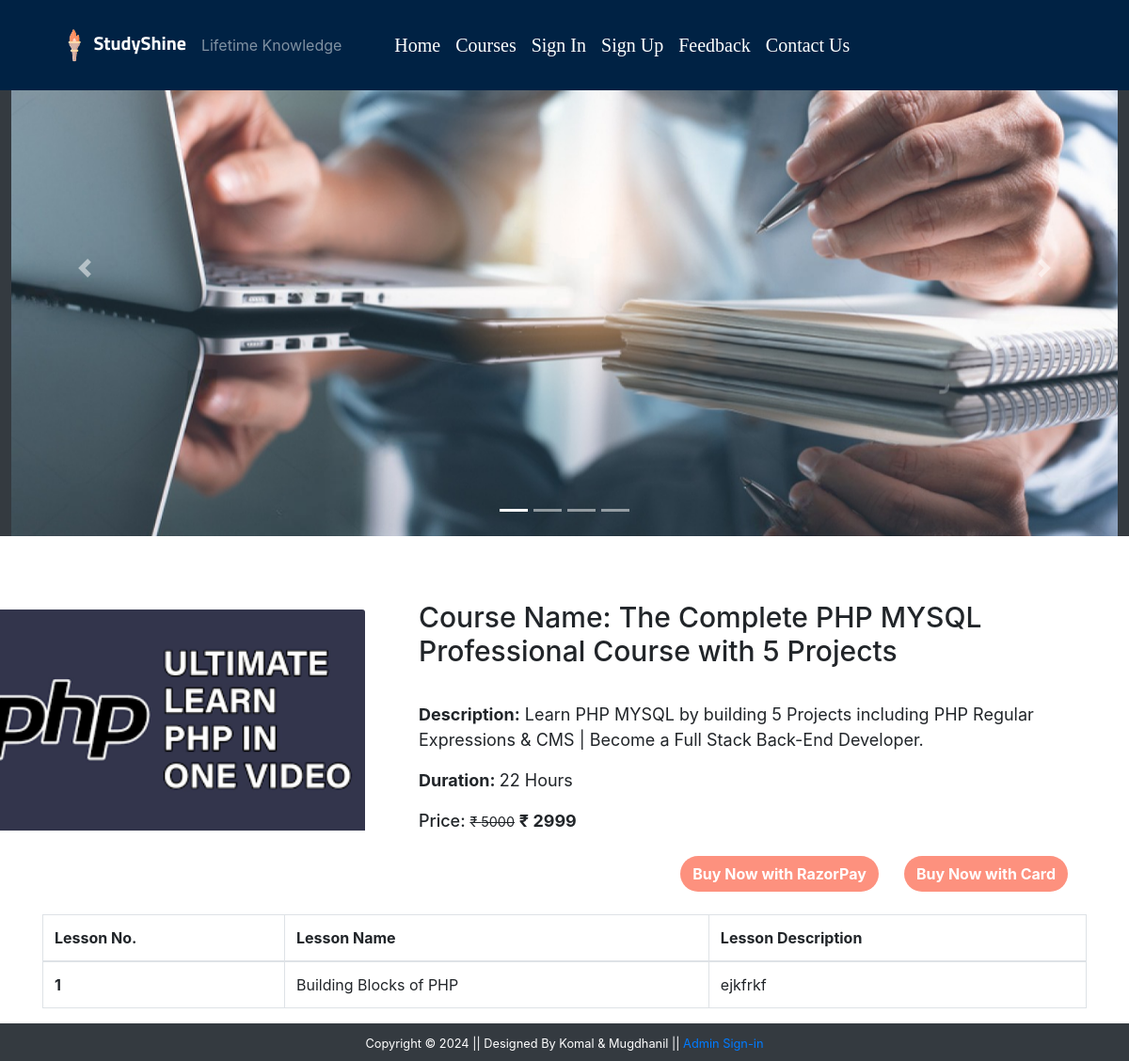
Screenshot of /coursedetail.php?course_id=3 with the database file from the repository.
### tables this page shows
CREATE TABLE `course` (
  `course_id` int(11) NOT NULL,
  `course_name` varchar(255) NOT NULL,
  `course_desc` varchar(255) NOT NULL,
  `course_author` varchar(255) NOT NULL,
  `course_duration` text NOT NULL,
  `course_img` text NOT NULL,
  `course_original_price` int(11) NOT NULL,
  `course_price` int(11) NOT NULL
);

CREATE TABLE `lesson` (
  `lesson_id` int(11) NOT NULL,
  `lesson_name` text NOT NULL,
  `lesson_desc` text NOT NULL,
  `lesson_link` text NOT NULL,
  `course_id` int(11) NOT NULL,
  `course_name` text NOT NULL,
  `is_completed` tinyint(1) NOT NULL DEFAULT 0
);

### coursedetail.php (the view, shortened to what this page needs)
<?php
include('./mainInclude/header.php');
?>
<?php
$alreadyEnrolled = false;
?>
<div class="container-fluid bg-dark">
  <div class="row">
    <div id="imageSlider" class="carousel slide" data-ride="carousel" data-interval="3000">
      <div class="carousel-indicators">
        <button type="button" data-bs-target="#carouselExampleDark" data-bs-slide-to="0" class="active" aria-current="true" aria-label="Slide 1"></button>
        <button type="button" data-bs-target="#carouselExampleDark" data-bs-slide-to="1" aria-label="Slide 2"></button>
        <button type="button" data-bs-target="#carouselExampleDark" data-bs-slide-to="2" aria-label="Slide 3"></button>
        <button type="button" data-bs-target="#carouselExampleDark" data-bs-slide-to="3" aria-label="Slide 4"></button>
      </div>
      <div class="carousel-inner">
        <div class="carousel-item active">
          <img src="./images/Course.png" class="d-block w-100" style="height: 570px; object-fit: cover;" alt="courses">
        </div>
      </div>
      <a class="carousel-control-prev" href="#imageSlider" role="button" data-slide="prev">
        <span class="carousel-control-prev-icon" aria-hidden="true"></span>
      </a>
      <a class="carousel-control-next" href="#imageSlider" role="button" data-slide="next">
        <span class="carousel-control-next-icon" aria-hidden="true"></span>
      </a>
    </div>
  </div>
</div>
<div class="container mt-5">
  <?php
  if (isset($_GET['course_id'])) {
    $course_id = $_GET['course_id'];
    $sql = "SELECT *FROM course WHERE course_id = '$course_id'";
    $result = $conn->query($sql);
    $row = $result->fetch_assoc();
  }
  ?>
  <div class="row">
    <div class="col-md-4">
      <img src="<?php echo str_replace('..', '.', $row['course_img']) ?>" class="card-img-top" alt="Course image" style="    width: 120%;
    margin-left: -77px; margin-top:30px;" />
    </div>
    <div class="col-md-8">
      <div class="card-body">
        <h5 class="card-title" style="font-size:30px;">Course Name: <?php echo $row['course_name'] ?> </h5> <br>
        <p class="card-text" style="font-size:18px; font-weight:400;"> <strong>Description:</strong> <?php echo $row['course_desc'] ?></p>
        <p class="card-text" style="font-size:18px; font-weight:400;"><strong> Duration: </strong><?php echo $row['course_duration'] ?> Hours </p>
        <form action="checkout.php" method="post">
          <p class="card-text d-inline" style="font-size:18px; font-weight:500 ;">Price: <small><del>&#8377 <?php echo $row['course_original_price'] ?></del></small>
            <span class="font-weight-bolder">&#8377 <?php echo $row['course_price'] ?><span>
          </p>
          <?php if (!$alreadyEnrolled) : ?>
           <div> <a class="btn text-white font-weight-bolder float-right" style="background: #fd917e; border-radius: 22px; display: inline; font-size: 16px; margin-left: 27px;f" href="checkout.php?course_id=<?php echo $course_id; ?>"> Buy Now with Card</a></div>
           <div>  <a class="btn text-white font-weight-bolder float-right" style="background: #fd917e; border-radius: 22px; display: inline; font-size: 16px;" href="payscript.php?course_id=<?php echo $course_id; ?>"> Buy Now with RazorPay</a></div>
          <?php endif; ?>
        </form>
      </div>
    </div>
  </div>
  <br>
  <div class="container">
    <div class="row">
      <table class="table table-bordered table-hover">
        <thead>
          <tr>
            <th scope="col"> Lesson No. </th>
            <th scope="col"> Lesson Name </th>
            <th scope="col"> Lesson Description </th>
          </tr>
        </thead>
        <tbody>
          <?php
          $sql = "SELECT *FROM lesson";
          $result = $conn->query($sql);
          if ($result->num_rows > 0) {
            $num = 0;
            while ($row = $result->fetch_assoc()) {
              if ($course_id == $row['course_id']) {
                $num++;
                echo '<tr>
                <th scope= "row">' . $num . '</th>
                <td> ' . $row['lesson_name'] . '</td>
                <td> ' . $row['lesson_desc'] . '</td>
            </tr>';
              }
            }
          }
          ?>
        </tbody>
      </table>
    </div>
  </div>
</div>
<link href="https://stackpath.bootstrapcdn.com/bootstrap/4.5.2/css/bootstrap.min.css" rel="stylesheet">
<?php
include('./mainInclude/footer.php');
?>

### mainInclude/header.php (shortened to what this page needs)
  <!DOCTYPE html>
  <html lang="en">
  <head>
    <link rel="stylesheet" href="css/bootstrap.min.css">
    <link rel="stylesheet" href="css/all.min.css">
    <link rel="stylesheet" href="css/style.css">
  </head>
  <body>
    <nav class="navbar navbar-expand-sm navbar-dark px-5 fixed-top" style="
  background-color: #002244;">
  <div class="container-fluid">
    <a class="navbar-brand" href="./index.php" style="font-family:Titillium Web;">
      <img src="images/SS_logo1.png" alt="StudyShine Logo" height="70">
      StudyShine
    </a>
    <span class="navbar-text"> Lifetime Knowledge </span>
    <div class="collapse navbar-collapse" id="navbarNav">
      <ul class="navbar-nav custom-nav px-5 ">
        <li class="nav-item custom-nav-item ">
          <a class="nav-link" style=" font-family: Nunito-sans;
  font-size: 20px;
  font-weight: 100;" href="index.php">Home</a>
        </li>
        <li class="nav-item custom-nav-item">
          <a class="nav-link" style=" font-family: Nunito-sans;
  font-size: 20px;
  font-weight: 100;" href="courses.php">Courses</a>
        </li>
        <?php
        if (isset($_SESSION['is_login'])) {
          echo '<li class="nav-item custom-nav-item">
        <a href= "student/studentProfile.php" class="nav-link" style=" font-family: Nunito-sans;
        font-size: 20px;
        ">My Profile</a>
      </li>
      <li class="nav-item custom-nav-item">
        <a href="logout.php" style=" font-family: Nunito-sans;
        font-size: 20px;" class="nav-link">Logout</a>
      </li>';
        } else {
          echo '<li class="nav-item custom-nav-item">
        <a href="# " class="nav-link" style=" font-family: Nunito-sans;
        font-size: 20px;" data-bs-toggle="modal" data-bs-target="#stuLoginModalCenter">Sign In</a>
      </li>
      <li class="nav-item custom-nav-item">
        <a href=" #" class="nav-link" style=" font-family: Nunito-sans;
        font-size: 20px;
        font-weight: 100;" data-bs-toggle="modal" data-bs-target="#stuRegModalCenter">Sign Up</a>
      </li>';
        }
        ?>
        <li class="nav-item custom-nav-item">
          <a href="testimonialslider.php" style=" font-family: Nunito-sans;
  font-size: 20px;
  font-weight: 100;" class="nav-link">Feedback</a>
        </li>
        <li class="nav-item custom-nav-item">
          <a href="contactus.php" style=" font-family: Nunito-sans;
  font-size: 20px;
  font-weight: 100;" class="nav-link">Contact Us</a>
        </li>
      </ul>
    </div>
  </div>
</nav>

### mainInclude/footer.php (shortened to what this page needs)
<footer class="container-fluid bg-dark text-center p-2">
  <small class="text-white">Copyright &copy; 2024 || Designed By Komal & Mugdhanil ||
    <a href="#" data-bs-toggle="modal" data-bs-target="#AdminLoginModalCenter"> Admin Sign-in</a></small>
</footer>
</body>
</html>

### css/style.css (style rules this page uses)
.navbar-brand { font-family: 'Titillium Web'; font-size: 2em; font-weight: bold; color: #fff; }
.custom-nav .custom-nav-item a { color: #fff !important ; }

### coursedetail.php (style rules this page uses)
.carousel-inner { width: 100%; display: flex; overflow: hidden; }
.carousel-item { min-width: 100%; transition: transform 0.6s ease; }
.carousel-item img { width: 100%; height: auto; }
.bg-dark { --bs-bg-opacity: 1; background-color: rgba(var(--bs-dark-rgb), var(--bs-bg-opacity)) !important; }
.text-center { text-align: center !important; }
.p-2 { padding: .5rem !important; }
footer { display: block; unicode-bidi: isolate; }
.text-white { --bs-text-opacity: 1; color: rgba(var(--bs-white-rgb), var(--bs-text-opacity)) !important; }

### rows the page displays
course: course_img (picture), course_name "The Complete PHP MYSQL Professional Course with 5 Projects", course_desc "Learn PHP MYSQL by building 5 Projects including PHP Regular Expressions & CMS | Become a Full Stack Back-End Developer.", course_duration "22", course_original_price "5000", course_price "2999"
lesson: lesson_name "Building Blocks of PHP", lesson_desc "ejkfrkf"
